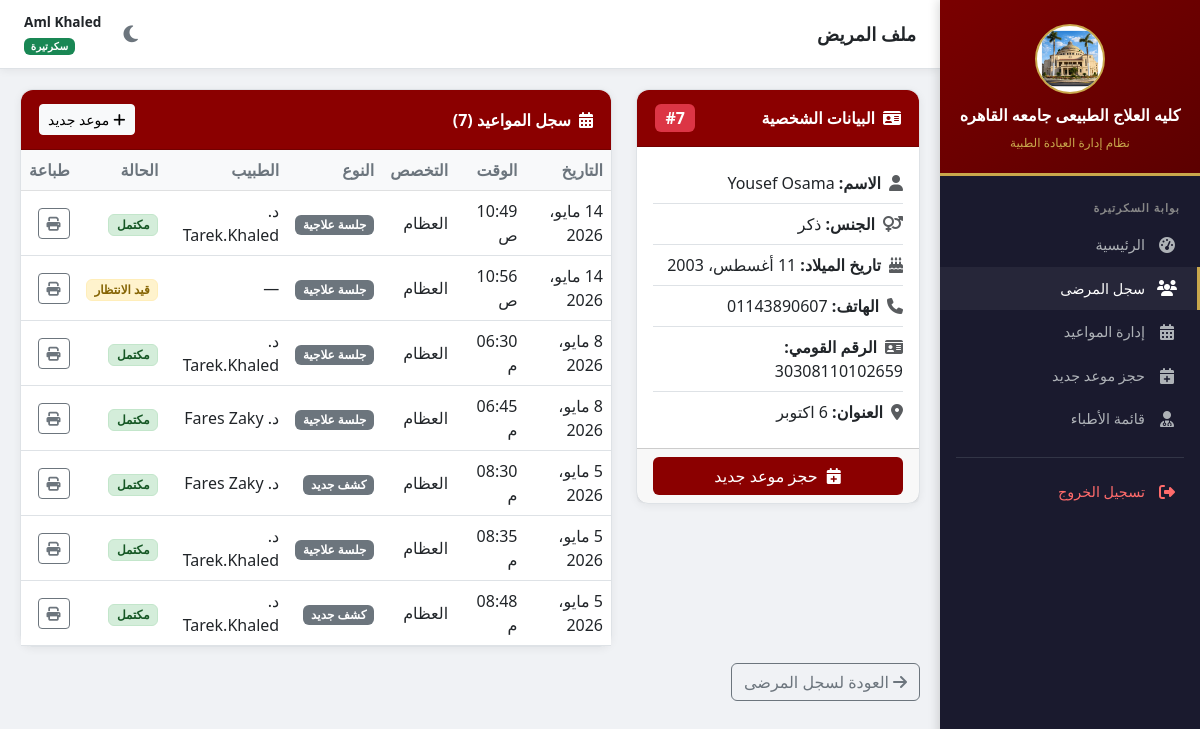
The page /secretary/patients/7/ (signed in) on the database as committed earlier.
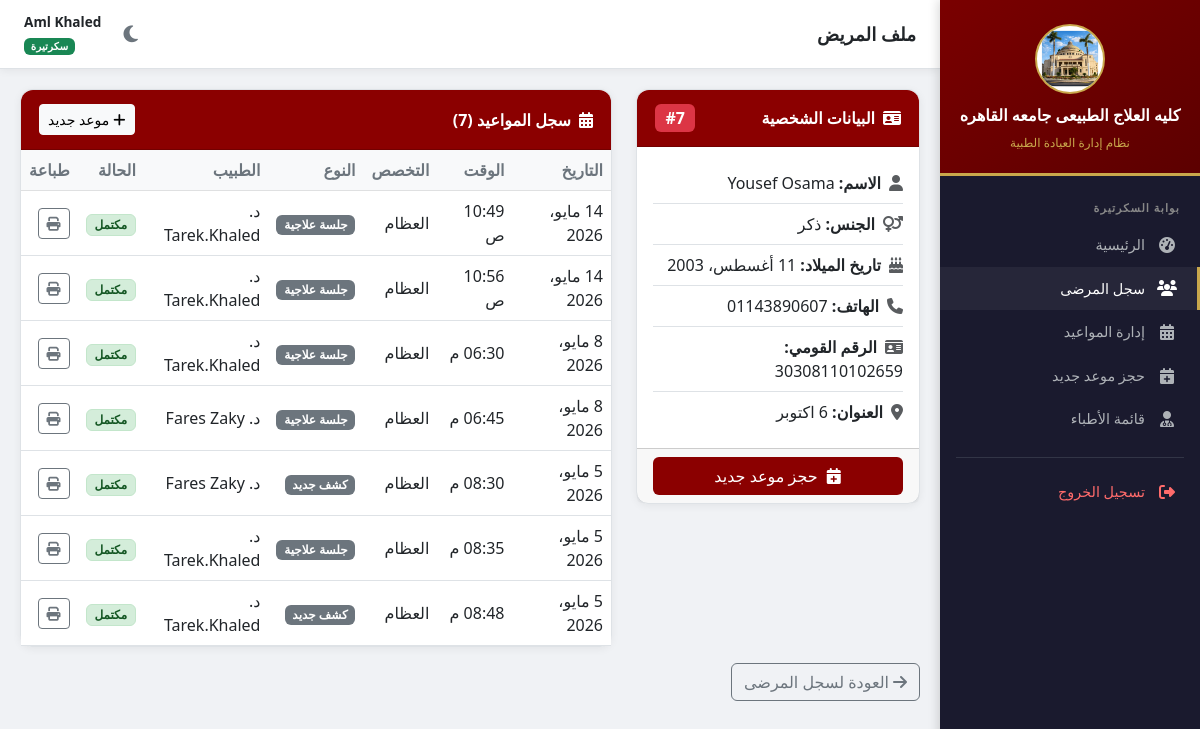
The same page on the database as committed later.
### clinic/models.py (models this page shows, shortened)
class Appointment(models.Model):
    STATUS_CHOICES = [
        ('pending', 'قيد الانتظار'),
        ('confirmed', 'مؤكد'),
        ('completed', 'مكتمل'),
        ('cancelled', 'ملغي'),
    ]
    TYPE_CHOICES = [
        ('new', 'كشف جديد'),
        ('followup', 'استشارة / متابعة'),
        ('session', 'جلسة علاجية'),
    ]
    patient = models.ForeignKey(Patient, on_delete=models.CASCADE, related_name='appointments', verbose_name="المريض")
    doctor = models.ForeignKey(Doctor, on_delete=models.SET_NULL, null=True, blank=True, related_name='appointments', verbose_name="الدكتور")
    specialty = models.ForeignKey(Specialty, on_delete=models.CASCADE, verbose_name="التخصص")
    appointment_type = models.CharField(max_length=20, choices=TYPE_CHOICES, default='new', verbose_name="نوع الموعد")
    appointment_date = models.DateField(verbose_name="تاريخ الموعد")
    appointment_time = models.TimeField(verbose_name="وقت الموعد")
    status = models.CharField(max_length=20, choices=STATUS_CHOICES, default='pending', verbose_name="الحالة")
    notes = models.TextField(blank=True, verbose_name="ملاحظات")
    consultation_fee = models.DecimalField(max_digits=8, decimal_places=2, verbose_name="السعر المدفوع", default=0.0)
    created_by = models.ForeignKey(User, on_delete=models.SET_NULL, null=True, blank=True, related_name='created_appointments', verbose_name="تم التسجيل بواسطة")
    created_at = models.DateTimeField(auto_now_add=True)
    updated_at = models.DateTimeField(auto_now=True)
    class Meta:
        verbose_name = "موعد"
        verbose_name_plural = "المواعيد"
        ordering = ['appointment_date', 'appointment_time']

class Specialty(models.Model):
    name = models.CharField(max_length=100, verbose_name="التخصص")
    class Meta:
        verbose_name = "تخصص"
        verbose_name_plural = "التخصصات"

class Doctor(models.Model):
    user = models.OneToOneField(User, on_delete=models.CASCADE, verbose_name="المستخدم")
    specialty = models.ForeignKey(Specialty, on_delete=models.SET_NULL, null=True, verbose_name="التخصص")
    phone = models.CharField(max_length=20, blank=True, verbose_name="رقم الهاتف")
    def __str__(self):
        return f"د. {self.user.get_full_name() or self.user.username}"
    class Meta:
        verbose_name = "دكتور"
        verbose_name_plural = "الأطباء"

### clinic/views.py (the view)
# urls.py: path('secretary/patients/<int:pk>/', views.secretary_patient_detail, name='secretary_patient_detail'),
@login_required
@user_passes_test(is_admin_or_secretary, login_url='login')
def secretary_patient_detail(request, pk):
    return _patient_detail_view(request, pk, 'secretary/patient_detail.html', 'secretary')

### clinic/templatetags/auth_extras.py (called while the page is built)
@register.filter
def has_group(user, group_name):
    return user.groups.filter(name=group_name).exists()

### clinic/views.py (called while the page is built)
def is_admin(user):
    return user.is_superuser or user.is_staff

def is_secretary(user):
    return user.groups.filter(name='secretary').exists()

def is_admin_or_secretary(user):
    return is_admin(user) or is_secretary(user)

def _patient_detail_view(request, pk, template, role):
    patient = get_object_or_404(Patient, pk=pk)
    appointments = patient.appointments.select_related('doctor', 'specialty').order_by('-appointment_date')
    context = {'patient': patient, 'appointments': appointments, 'role': role}
    if role == 'admin':
        context['records'] = patient.medical_records.select_related('doctor').prefetch_related('prescriptions').order_by('-visit_date')
    return render(request, template, context)

### templates/secretary/patient_detail.html (shortened to what this page needs)
{% extends 'base.html' %}
{% block page_title %}ملف المريض{% endblock %}
{% block content %}
<div class="row g-4">
  <div class="col-lg-4">
    <div class="card">
      <div class="card-header d-flex justify-content-between align-items-center">
        <span><i class="fas fa-id-card me-2"></i>البيانات الشخصية</span>
        <span class="badge bg-danger fs-6">#{{ patient.patient_number }}</span>
      </div>
      <div class="card-body">
        <ul class="list-unstyled mb-0">
          <li class="py-2 border-bottom"><i class="fas fa-user me-2 text-muted"></i><strong>الاسم:</strong> {{ patient.name }}</li>
          <li class="py-2 border-bottom"><i class="fas fa-venus-mars me-2 text-muted"></i><strong>الجنس:</strong> {{ patient.get_gender_display }}</li>
          <li class="py-2 border-bottom"><i class="fas fa-birthday-cake me-2 text-muted"></i><strong>تاريخ الميلاد:</strong> {{ patient.birth_date }}</li>
          <li class="py-2 border-bottom"><i class="fas fa-phone me-2 text-muted"></i><strong>الهاتف:</strong> {{ patient.phone|default:"—" }}</li>
          <li class="py-2 border-bottom"><i class="fas fa-id-card me-2 text-muted"></i><strong>الرقم القومي:</strong> {{ patient.national_id|default:"—" }}</li>
          <li class="py-2"><i class="fas fa-map-marker-alt me-2 text-muted"></i><strong>العنوان:</strong> {{ patient.address|default:"—" }}</li>
        </ul>
      </div>
      <div class="card-footer">
        <a href="{% url 'secretary_appointment_add' %}?patient={{ patient.pk }}" class="btn btn-cu w-100">
          <i class="fas fa-calendar-plus me-2"></i>حجز موعد جديد
        </a>
      </div>
    </div>
  </div>
  <div class="col-lg-8">
    <div class="card">
      <div class="card-header d-flex justify-content-between align-items-center">
        <span><i class="fas fa-calendar-alt me-2"></i>سجل المواعيد ({{ appointments.count }})</span>
        <a href="{% url 'secretary_appointment_add' %}?patient={{ patient.pk }}" class="btn btn-sm btn-light">
          <i class="fas fa-plus me-1"></i>موعد جديد
        </a>
      </div>
      <div class="card-body p-0">
        {% if appointments %}
        <div class="table-responsive">
          <table class="table table-hover mb-0 align-middle">
            <thead class="table-light">
              <tr>
                <th>التاريخ</th>
                <th>الوقت</th>
                <th>التخصص</th>
                <th>النوع</th>
                <th>الطبيب</th>
                <th>الحالة</th>
                <th>طباعة</th>
              </tr>
            </thead>
            <tbody>
              {% for appt in appointments %}
              <tr>
                <td>{{ appt.appointment_date }}</td>
                <td>{{ appt.appointment_time|time:"h:i A" }}</td>
                <td>{{ appt.specialty.name }}</td>
                <td><span class="badge bg-secondary">{{ appt.get_appointment_type_display }}</span></td>
                <td>{{ appt.doctor|default:"—" }}</td>
                <td><span class="badge badge-{{ appt.status }}">{{ appt.get_status_display }}</span></td>
                <td>
                  <a href="{% url 'secretary_print_slip' appt.pk %}" target="_blank" class="btn btn-sm btn-outline-secondary">
                    <i class="fas fa-print"></i>
                  </a>
                </td>
              </tr>
              {% endfor %}
            </tbody>
          </table>
        </div>
        {% endif %}
      </div>
    </div>
  </div>
</div>
<div class="mt-3">
  <a href="{% url 'secretary_patients' %}" class="btn btn-outline-secondary">
    <i class="fas fa-arrow-right me-1"></i>العودة لسجل المرضى
  </a>
</div>
{% endblock %}

Rows that differ between the two databases and show on the page:
changed Appointment (number 2 of 7 on the later page): doctor "—" → "د. Tarek.Khaled"; status "قيد الانتظار" → "مكتمل"
